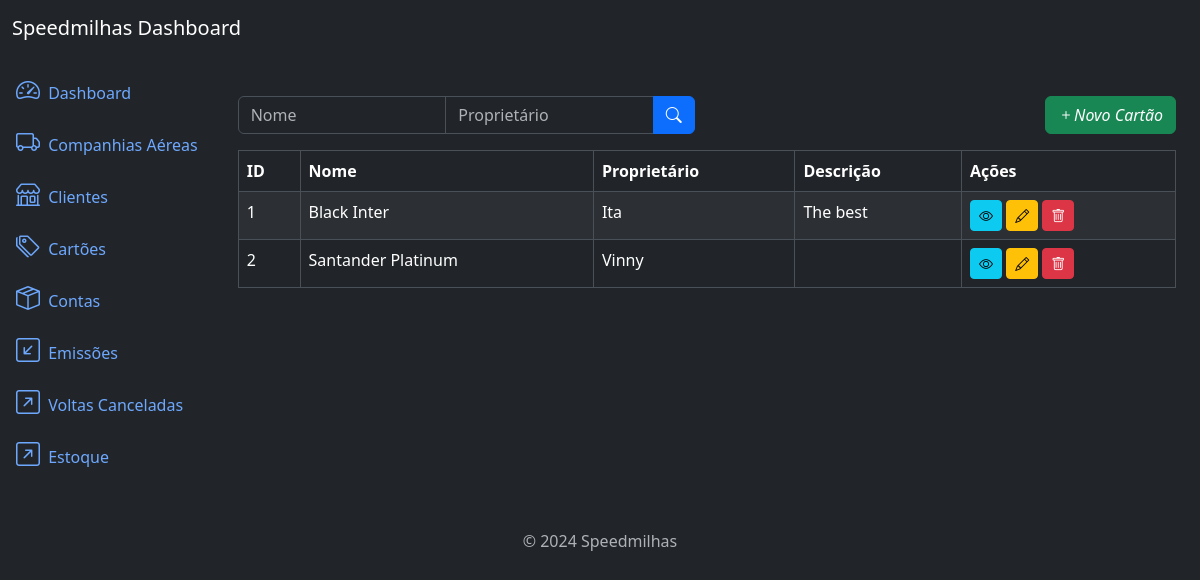
Page /cards/list/ on the committed database.
### cards/models.py (models this page shows, shortened)
class Card(models.Model):
    name = models.CharField(max_length=50)
    owner = models.CharField(max_length=200)
    description = models.TextField(null=True, blank=True)
    created_at = models.DateField(auto_now_add=True)
    updated_at = models.DateField(auto_now=True)
    class Meta:
        ordering = ['owner']

### cards/views.py (the view)
# urls.py: path('cards/list/', CardListView.as_view(), name='card_list'),
class CardListView(ListView):
    model = Card
    template_name = 'card_list.html'
    context_object_name = 'cards'
    paginate_by = 10
    def get_queryset(self):
        queryset = super().get_queryset()
        name = self.request.GET.get('name')
        owner = self.request.GET.get('owner')
        if name:
            queryset = queryset.filter(name__icontains=name)
        if owner:
            queryset = queryset.filter(owner__icontains=owner)
        return queryset

### cards/templates/card_list.html (shortened to what this page needs)
{% extends 'base.html' %}
{% block content %}
<div class="row mb-3">
    <div class="col md-6">
        <form method="get" action="{% url 'card_list' %}">
            <div class="input-group">
                <input type="text" class="form-control" name="name" placeholder="Nome" value="{{ request.GET.name }}">
                <input type="text" class="form-control" name="owner" placeholder="Proprietário" value="{{ request.GET.owner }}">
                <button type="submit" class="btn btn-primary">
                    <i class="bi bi-search"></i>
                </button>
            </div>
        </form>
    </div>
    <div class="col md-6">
        <a href="{% url 'card_create' %}" class="btn btn-success float-end">
            <i class="bi bi-plus">Novo Cartão</i>
        </a>
    </div>
</div>
<div class="table-responsive">
    <table class="table table-striped table-bordered">
        <thead class="thead-dark">
            <tr>
                <th>ID</th>
                <th>Nome</th>
                <th>Proprietário</th>
                <th>Descrição</th>
                <th>Ações</th>
            </tr>
        </thead>
        <tbody>
            {% for card in cards %}
            <tr>
                <td>{{ card.id }}</td>
                <td>{{ card.name }}</td>
                <td>{{ card.owner }}</td>
                <td>{{ card.description }}</td>
                <td>
                    <a href="{% url 'card_detail' card.id %}" class="btn btn-info btn-sm">
                        <i class="bi bi-eye"></i>
                    </a>
                    <a href="{% url 'card_update' card.id %}" class="btn btn-warning btn-sm">
                        <i class="bi bi-pencil"></i>
                    </a>
                    <a href="{% url 'card_delete' card.id %}" class="btn btn-danger btn-sm">
                        <i class="bi bi-trash"></i>
                    </a>
                </td>
            </tr>
            {% endfor %}
        </tbody>
    </table>
</div>
{% endblock %}

### rows in the picture
Card: id "1", name "Black Inter", owner "Ita", description "The best"
Card: id "2", name "Santander Platinum", owner "Vinny"
